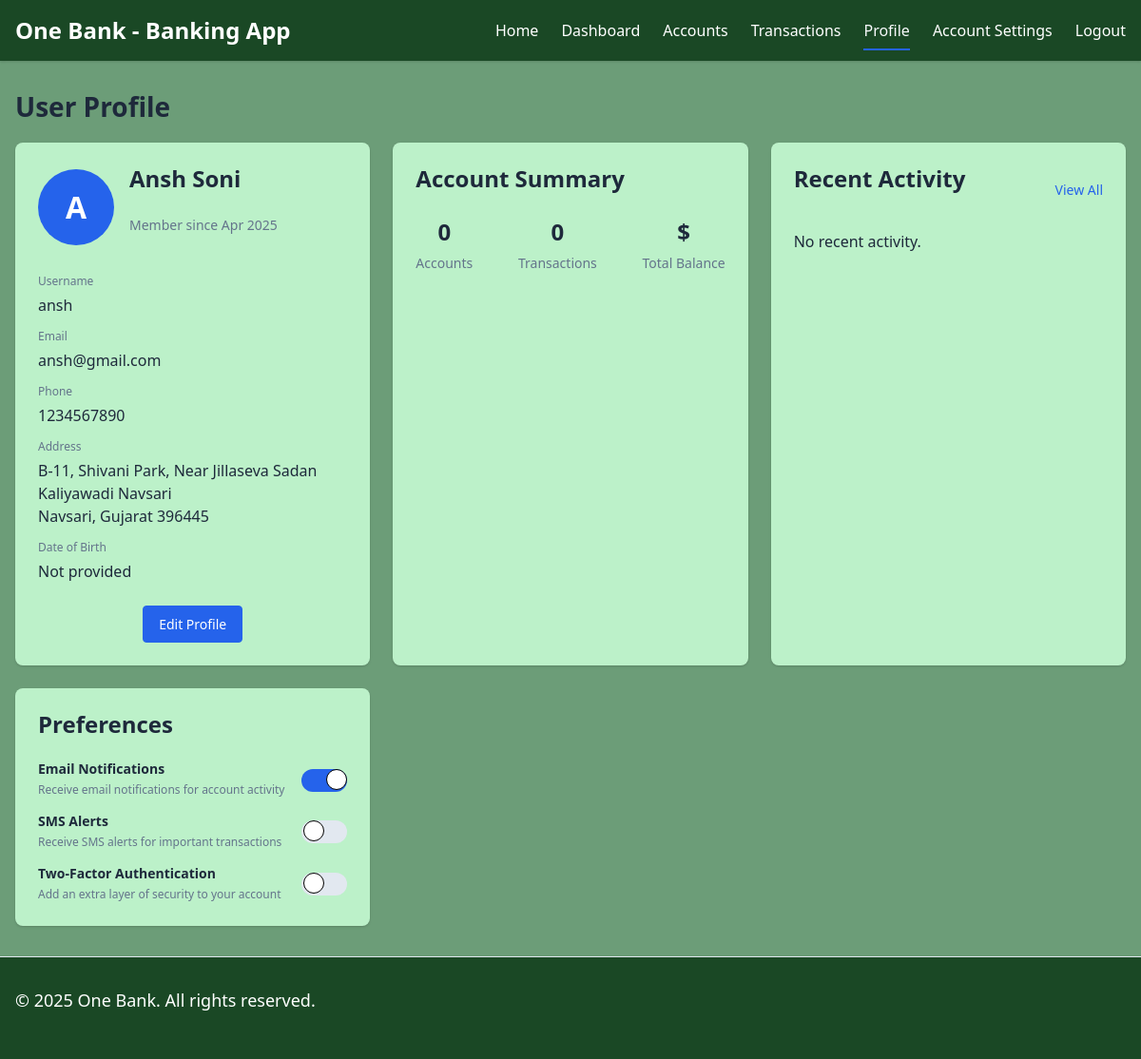
Screenshot of /profile (signed in) with the database file from the repository.
### models.py (models this page shows, shortened)
class User(UserMixin, Base):
    __tablename__ = 'users'
    id = Column(Integer, primary_key=True)
    username = Column(String(64), unique=True, nullable=False)
    email = Column(String(120), unique=True, nullable=False)
    password_hash = Column(String(128), nullable=False)
    is_active = Column(Boolean, default=True)
    created_at = Column(DateTime, default=datetime.utcnow)
    last_seen = Column(DateTime, default=datetime.utcnow)
    profile = relationship("UserProfile", backref="user", uselist=False)
    accounts = relationship("Account", backref="user")
    transactions = relationship("Transaction", backref="user")
    login_history = relationship("LoginHistory", backref="user")
    notifications = relationship("Notification", backref="user")

class UserProfile(Base):
    __tablename__ = 'user_profiles'
    id = Column(Integer, primary_key=True)
    user_id = Column(Integer, ForeignKey('users.id'))
    first_name = Column(String(64))
    last_name = Column(String(64))
    phone_number = Column(String(20))
    address = Column(String(256))
    city = Column(String(64))
    state = Column(String(64))
    zip_code = Column(String(20))
    date_of_birth = Column(DateTime)
    profile_picture = Column(String(256))

### app.py (the view)
@app.route('/profile')
@login_required
def profile():
    from models import UserProfile
    user_profile = UserProfile.query.filter_by(user_id=current_user.id).first()
    return render_template('profile.html', profile=user_profile)

### app.py (called while the page is built)
@login_manager.user_loader
def load_user(user_id):
    return User.query.get(int(user_id))

@app.teardown_appcontext
def shutdown_session(exception=None):
    db_session.remove()

@app.before_request
def before_request():
    g.user = current_user
    if current_user.is_authenticated:
        current_user.last_seen = datetime.utcnow()
        db_session.commit()

### templates/profile.html (shortened to what this page needs)
<!DOCTYPE html>
<html lang="en">
<head>
    <link rel="stylesheet" href="{{ url_for('static', filename='css/styles.css') }}">
</head>
<body>
    <header>
        <div class="container">
            <div class="logo">
                <h1>One Bank - Banking App</h1>
            </div>
            <nav>
                <ul>
                    <li><a href="{{ url_for('index') }}">Home</a></li>
                    <li><a href="{{ url_for('dashboard') }}">Dashboard</a></li>
                    <li><a href="{{ url_for('transactions.accounts_list') }}">Accounts</a></li>
                    <li><a href="{{ url_for('transactions.transactions_list') }}">Transactions</a></li>
                    <li><a href="{{ url_for('profile') }}" class="active">Profile</a></li>
                    <li><a href="{{ url_for('auth.account') }}">Account Settings</a></li>
                    <li><a href="{{ url_for('auth.logout') }}">Logout</a></li>
                </ul>
            </nav>
        </div>
    </header>
    <main>
        <section class="profile">
            <div class="container">
                <h2>User Profile</h2>
                <div class="profile-grid">
                    <div class="profile-card user-info">
                        <div class="profile-header">
                            <div class="profile-avatar">
                                {% if profile and profile.profile_picture %}
                                    <img src="{{ profile.profile_picture }}" alt="Profile Picture">
                                {% else %}
                                    <div class="avatar-placeholder">
                                        {{ current_user.username[0].upper() }}
                                    </div>
                                {% endif %}
                            </div>
                            <div class="profile-name">
                                <h3>
                                    {% if profile %}
                                        {{ profile.first_name }} {{ profile.last_name }}
                                    {% else %}
                                        {{ current_user.username }}
                                    {% endif %}
                                </h3>
                                <p class="user-since">Member since {{ current_user.created_at.strftime('%b %Y') }}</p>
                            </div>
                        </div>
                        <div class="profile-details">
                            <div class="detail-item">
                                <span class="detail-label">Username</span>
                                <span class="detail-value">{{ current_user.username }}</span>
                            </div>
                            <div class="detail-item">
                                <span class="detail-label">Email</span>
                                <span class="detail-value">{{ current_user.email }}</span>
                            </div>
                            {% if profile %}
                                <div class="detail-item">
                                    <span class="detail-label">Phone</span>
                                    <span class="detail-value">{{ profile.phone_number or 'Not provided' }}</span>
                                </div>
                                <div class="detail-item">
                                    <span class="detail-label">Address</span>
                                    <span class="detail-value">
                                        {% if profile.address %}
                                            {{ profile.address }}<br>
                                            {{ profile.city }}, {{ profile.state }} {{ profile.zip_code }}
                                        {% else %}
                                            Not provided
                                        {% endif %}
                                    </span>
                                </div>
                                <div class="detail-item">
                                    <span class="detail-label">Date of Birth</span>
                                    <span class="detail-value">
                                        {% if profile.date_of_birth %}
                                            {{ profile.date_of_birth.strftime('%b %d, %Y') }}
                                        {% else %}
                                            Not provided
                                        {% endif %}
                                    </span>
                                </div>
                            {% endif %}
                        </div>
                        <div class="profile-actions">
                            <a href="#" class="btn btn-primary">Edit Profile</a>
                        </div>
                    </div>
                    <div class="profile-card account-summary">
                        <h3>Account Summary</h3>
                        <div class="summary-stats">
                            <div class="stat-item">
                                <span class="stat-value">{{ accounts|length }}</span>
                                <span class="stat-label">Accounts</span>
                            </div>
                            <div class="stat-item">
                                <span class="stat-value">{{ recent_transactions|length }}</span>
                                <span class="stat-label">Transactions</span>
                            </div>
                            <div class="stat-item">
                                <span class="stat-value">${{ total_balance }}</span>
                                <span class="stat-label">Total Balance</span>
                            </div>
                        </div>
                    </div>
                    <div class="profile-card activity-log">
                        <div class="card-header">
                            <h3>Recent Activity</h3>
                            <a href="#" class="view-all">View All</a>
                        </div>
                        <div class="activity-list">
                            {% for activity in login_history %}
                                <div class="activity-item">
                                    <div class="activity-icon">
                                        <span class="icon login">🔑</span>
                                    </div>
                                    <div class="activity-details">
                                        <div class="activity-info">
                                            <h4>Login</h4>
                                            <p class="activity-date">{{ activity.login_time.strftime('%b %d, %Y %H:%M') }}</p>
                                        </div>
                                        <div class="activity-meta">
                                            <span class="activity-ip">{{ activity.ip_address }}</span>
                                        </div>
                                    </div>
                                </div>
                            {% else %}
                                <div class="no-activity">
                                    <p>No recent activity.</p>
                                </div>
                            {% endfor %}
                        </div>
                    </div>
                    <div class="profile-card preferences">
                        <h3>Preferences</h3>
                        <div class="preferences-list">
                            <div class="preference-item">
                                <div class="preference-info">
                                    <h4>Email Notifications</h4>
                                    <p>Receive email notifications for account activity</p>
                                </div>
                                <div class="preference-action">
                                    <label class="switch">
                                        <span class="slider"></span>
                                    </label>
                                </div>
                            </div>
                            <div class="preference-item">
                                <div class="preference-info">
                                    <h4>SMS Alerts</h4>
                                    <p>Receive SMS alerts for important transactions</p>
                                </div>
                                <div class="preference-action">
                                    <label class="switch">
                                        <span class="slider"></span>
                                    </label>
                                </div>
                            </div>
                            <div class="preference-item">
                                <div class="preference-info">
                                    <h4>Two-Factor Authentication</h4>
                                    <p>Add an extra layer of security to your account</p>
                                </div>
                                <div class="preference-action">
                                    <label class="switch">
                                        <span class="slider"></span>
                                    </label>
                                </div>
                            </div>
                        </div>
                    </div>
                </div>
            </div>
        </section>
    </main>
    <footer>
        <div class="container">
            <p>&copy; 2025 One Bank. All rights reserved.</p>
        </div>
    </footer>
</body>
</html>

### rows the page displays
User: username "A", created_at "Apr 2025", username "ansh", email "ansh@gmail.com"
UserProfile: first_name "Ansh", last_name "Soni", phone_number "1234567890", address "B-11, Shivani Park, Near Jillaseva Sadan Kaliyawadi Navsari", city "Navsari", state "Gujarat", zip_code "396445"

### other values shown
{{ accounts|length }} "0"
{{ recent_transactions|length }} "0"
